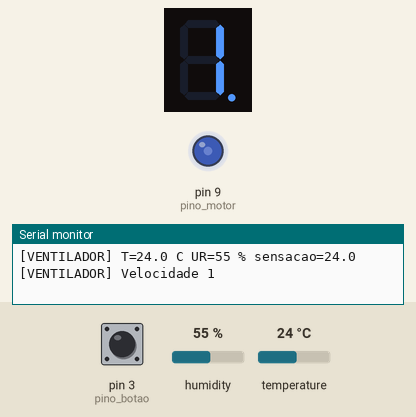
Recording of a sketch running on a simulated Arduino Uno, built with avr-gcc and run on an emulated ATmega328P. On the bench: 1-digit seven-segment display, output pins drawn as LEDs (lit = HIGH), the last lines printed to the serial monitor. Wiring (from diagram.json): 1-digit 7-segment display, segments lit when HIGH: segments pin 4, pin 5, pin 6, pin 7, pin 8, pin 10, pin 11, pin 12. The test bench sets the inputs (shaded band); at power-on: temperature 24 °C, pin 3 (pino_botao) HIGH, humidity 55 %. The segment pins are drawn as the display they are named for; pins used as bus, display or sensor lines are not drawn.

Above: at 1.2 s.
1.3 s: temperature set to 22.7 °C
At 4.8 s:
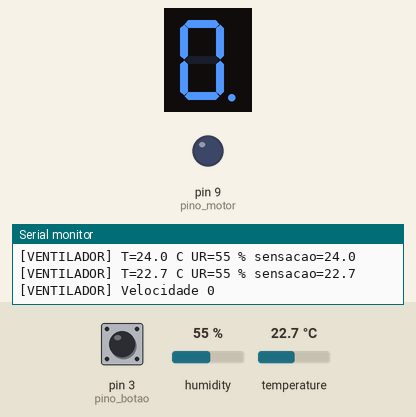
5.5 s: temperature set to 24.7 °C
At 9.1 s:
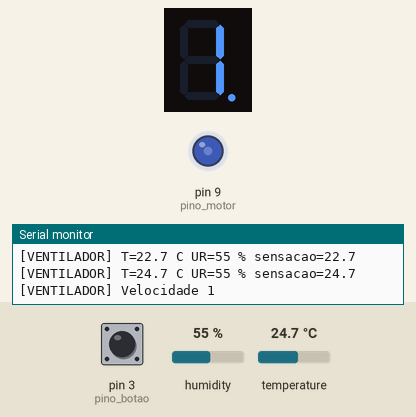
9.5 s: temperature set to 26.1 °C
13.2 s: temperature set to 27.1 °C
At 16.3 s:
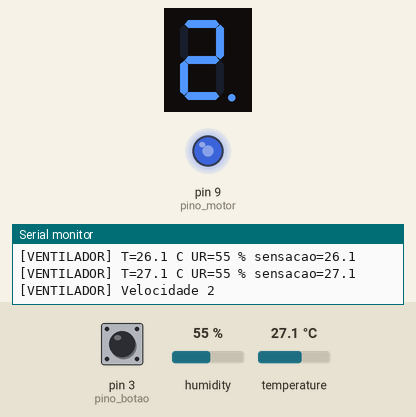
17.5 s: pin 3 (pino_botao) pulled LOW for 0.15 s
At 18.2 s:
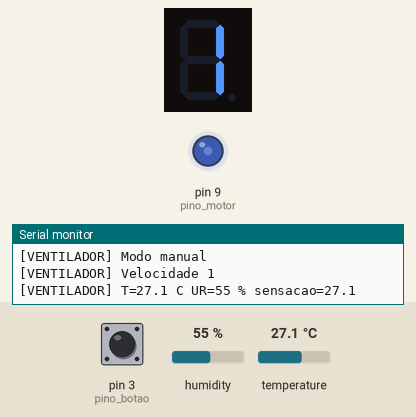
19.1 s: pin 3 (pino_botao) pulled LOW for 1 s
At 19.4 s:
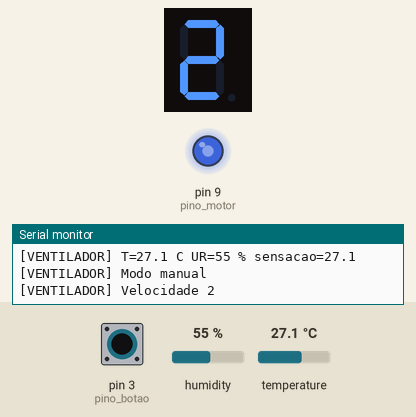
Timing chart, 0 to 22.1 s (numbered marks = the images above; inputs shaded):
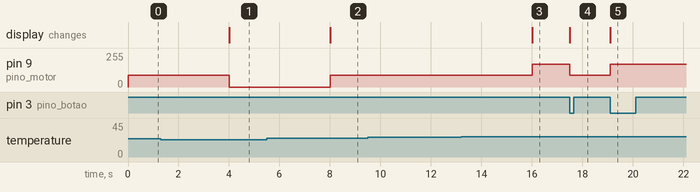

The sketch:

sketch.ino
```cpp
// ---------------------------------------------------------------------------
// Casa Inteligente | 06 | Ventilador de teto com velocidade automática
//
// O que faz: no modo automático, escolhe a velocidade do ventilador (0 a 3)
// pela sensação térmica, calculada a partir da temperatura e da umidade.
// O botão passa pelos modos Auto -> 1 -> 2 -> 3 -> Desligado -> Auto.
//
// Entradas : sensor DHT22 (temperatura e umidade) e botão de modo.
// Saídas   : display de 7 segmentos com a velocidade (ponto aceso = modo
//            automático) e o motor do ventilador, representado por um LED
//            com brilho proporcional à velocidade (PWM).
// ---------------------------------------------------------------------------
#include <DHT.h>

const uint8_t pino_dht   = 2;
const uint8_t pino_botao = 3;   // para o GND, pull-up interno
const uint8_t pino_motor = 9;   // PWM
// segmentos a, b, c, d, e, f, g e ponto do display (catodo comum)
const uint8_t segmentos[8] = {4, 5, 6, 7, 8, 10, 11, 12};

// padrões dos dígitos 0 a 3 (bit 0 = segmento a ... bit 6 = segmento g)
const uint8_t DIGITOS[4] = {0b0111111, 0b0000110, 0b1011011, 0b1001111};
const uint8_t PWM_POR_VELOCIDADE[4] = {0, 90, 170, 255};

// limites de sensação térmica (°C) para cada velocidade e histerese
const float limites[3] = {24.0, 26.5, 29.0};
const float histerese = 0.5;

enum Modo : uint8_t { AUTOMATICO, MANUAL_1, MANUAL_2, MANUAL_3, DESLIGADO };

DHT sensor(pino_dht, DHT22);
Modo modo = AUTOMATICO;
uint8_t velocidade = 0;
float sensacao = NAN;
unsigned long ultima_leitura = 0;
bool botao_antes = HIGH;
unsigned long botao_quando = 0;

// Sensação térmica simplificada: a umidade alta "esquenta" o ambiente
float calcular_sensacao(float t, float ur) {
  if (ur <= 60) return t;
  return t + (ur - 60) * 0.05;   // +0,5 °C a cada 10 % acima de 60 %
}

// Escolhe a velocidade com histerese: sobe ao passar do limite, desce só
// quando fica meio grau abaixo dele
uint8_t velocidade_automatica(float s, uint8_t atual) {
  uint8_t v = atual;
  while (v < 3 && s >= limites[v]) v++;
  while (v > 0 && s < limites[v - 1] - histerese) v--;
  return v;
}

void mostrar(uint8_t numero, bool ponto) {
  for (uint8_t i = 0; i < 7; i++) digitalWrite(segmentos[i], (DIGITOS[numero] >> i) & 1);
  digitalWrite(segmentos[7], ponto);
}

void aplicar(uint8_t v) {
  if (v != velocidade) {
    velocidade = v;
    Serial.print("[VENTILADOR] Velocidade ");
    Serial.println(v);
  }
  analogWrite(pino_motor, PWM_POR_VELOCIDADE[velocidade]);
  mostrar(velocidade, modo == AUTOMATICO);
}

void setup() {
  Serial.begin(9600);
  pinMode(pino_botao, INPUT_PULLUP);
  pinMode(pino_motor, OUTPUT);
  for (uint8_t p : segmentos) pinMode(p, OUTPUT);
  sensor.begin();
  aplicar(0);
  ultima_leitura = millis() - 2000;   // primeira leitura logo no início
}

void loop() {
  unsigned long agora = millis();

  // Botão: cada toque avança um modo
  bool b = digitalRead(pino_botao);
  if (b != botao_antes && agora - botao_quando > 50) {
    botao_quando = agora;
    botao_antes = b;
    if (b == LOW) {
      modo = (Modo)((modo + 1) % 5);
      Serial.print("[VENTILADOR] Modo ");
      Serial.println(modo == AUTOMATICO ? "automatico" : modo == DESLIGADO ? "desligado" : "manual");
    }
  }

  // Leitura do sensor a cada 2 s (limite do DHT22)
  if (agora - ultima_leitura >= 2000) {
    ultima_leitura = agora;
    float t = sensor.readTemperature(), ur = sensor.readHumidity();
    if (!isnan(t) && !isnan(ur)) {
      sensacao = calcular_sensacao(t, ur);
      Serial.print("[VENTILADOR] T=");
      Serial.print(t, 1);
      Serial.print(" C UR=");
      Serial.print(ur, 0);
      Serial.print(" % sensacao=");
      Serial.println(sensacao, 1);
    }
  }

  // Decisão da velocidade conforme o modo
  uint8_t v;
  switch (modo) {
    case AUTOMATICO: v = isnan(sensacao) ? 1 : velocidade_automatica(sensacao, velocidade); break;  // sem leitura: velocidade 1 por segurança
    case MANUAL_1:   v = 1; break;
    case MANUAL_2:   v = 2; break;
    case MANUAL_3:   v = 3; break;
    default:         v = 0; break;
  }
  aplicar(v);
}
```

Measured:
- the behaviour switches between 23.5 and 23.4 °C on temperature (found by bisection; images 0 and 1)
- the behaviour switches between 23.9 and 24 °C on temperature (found by bisection; images 1 and 2)
- the behaviour switches between 26.4 and 26.5 °C on temperature (found by bisection; images 2 and 3)
- after the input at 1.3 s, pin 9 (pino_motor): 90/255 → 0/255 after 2.7 s; the display: changes after 2.7 s (image 1)
- after the input at 5.5 s, pin 9 (pino_motor): 0/255 → 90/255 after 2.5 s; the display: changes after 2.5 s (image 2)
- after the input at 13.2 s, pin 9 (pino_motor): 90/255 → 170/255 after 2.8 s; the display: changes after 2.8 s (image 3)
- after the input at 17.5 s, pin 9 (pino_motor): 170/255 → 90/255 at once; the display: changes at once (image 4)
- after the input at 19.1 s, pin 9 (pino_motor): 90/255 → 170/255 at once; the display: changes at once (image 5)
